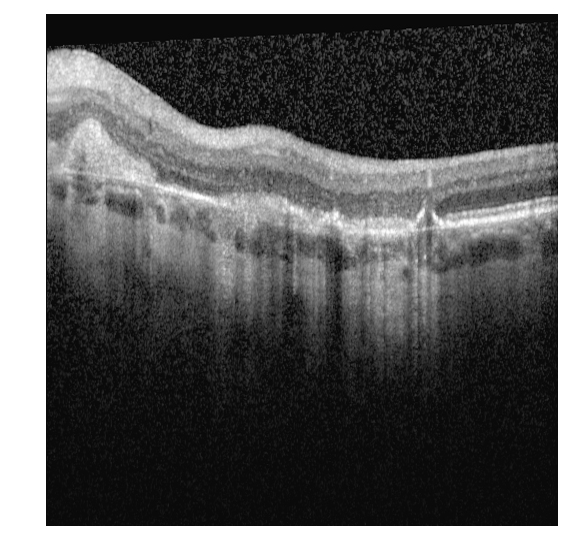
#> input picture Train-Data/NoSRF/input_0_1.png, 569 x 560 px; its folder holds only this picture in this run
$ python segmentation.py
#> lines starting #> are read from the running program, lines starting #| are printed output that depends on the picture; after the words box and inside, x2 and y2 are one past the last pixel; in counts of white or black regions, pixels touching at a corner belong together
### utils/image_preprocessing.py
import numpy as np
from skimage import color, restoration


def rm_white_frame(img):
    """Crops the image to remove outer white fram

    Args:
        img (RGB Image):

    Returns:
        RGB Image: cropped image
    """
    # create a negative (to invert the white frame into black, to fill with 0)
    img = 1 - img

    h, w, d = img.shape
    #left limit
    for i in range(w):
        if np.sum(img[:, i, :]) > 0:
            break
    #right limit
    for j in range(w - 1, 0, -1):
        if np.sum(img[:, j, :]) > 0:
            break

    #top limit
    for k in range(h):
        if np.sum(img[k, :, :]) > 0:
            break
    #bottom limit
    for l in range(h - 1, 0, -1):
        if np.sum(img[l, :, :]) > 0:
            break

    cropped = img[k:l + 1, i:j + 1, :].copy()
    #back to normal
    cropped = 1 - cropped

    return cropped


def preprocess(img):
    """Applies preprocessing steps to images

    Converts to grayscale, removes white frame, and applies nl means denoising

    Args:
        img (RGBA img):

    Returns:
        Gray Image: processed gray image
    """
    img = color.rgba2rgb(img)
    img = rm_white_frame(img)
    img = color.rgb2gray(img)
    img = restoration.denoise_nl_means(img)
    return img

### utils/get_img_paths.py
from pathlib import Path


def train_data(path_str='Train-Data'):
    """Returns a lists of healthy and srf image paths from training data folder

    Args:
        path_str (str, optional): path to folder containing SRF and NoSRF folders with images. Defaults to 'Train-Data'.

    Returns:
        ([Path], [Path]): tuple of two lists; each list containing paths for images
    """
    path = Path(path_str)
    return _get_healthy_data(path), _get_srf_data(path)


def _get_healthy_data(path):
    healthy_path = path / 'NoSRF'
    healthy_images = list(healthy_path.glob('*.png'))
    return healthy_images


def _get_srf_data(path):
    srf_path = path / 'SRF'
    srf_images = list(srf_path.glob('*.png'))
    return srf_images


# [12 lines left out: function test_data, not called in this run]

### utils/segmentation.py
from skimage import color
import matplotlib.pyplot as plt
import numpy as np
from sklearn import cluster
from tqdm import tqdm
from pathlib import Path

import image_preprocessing
import get_img_paths

def segmentation(gray_image, nclust=3):
    """Applies K-Means segmentation to gray image, returning segmented image and labels matrix

    The matrix contains labels in range(nclust) in the order of brightness

    Args:
        gray_image (Image Array): grayscale image
        nclust (int, optional): number of means to be used in K-means. Defaults to 3.

    Returns:
        (Img, Label_Array): Tuple of segmented image and label array
    """
    image = color.gray2rgb(gray_image)

    x, y, z = image.shape
    image_2d = image.reshape(x*y, z)
    image_2d.shape

    kmeans_cluster = cluster.KMeans(n_clusters=nclust)
    kmeans_cluster.fit(image_2d)
    cluster_centers = kmeans_cluster.cluster_centers_
    cluster_labels = kmeans_cluster.labels_
    segmented_img = cluster_centers[cluster_labels].reshape(x, y, z)
    cluster_labels_matrix = cluster_labels.reshape(x, y)

    # relabel the clusters such that 0 is darkest and nclust-1 is brightest
    sorted_labels = _sort_labels(segmented_img, cluster_labels_matrix)
    new_labels_matrix = np.zeros_like(cluster_labels_matrix)
    for i in range(nclust):
        new_labels_matrix[cluster_labels_matrix == sorted_labels[i]] = i
    cluster_labels_matrix = new_labels_matrix
    return segmented_img, cluster_labels_matrix

def _sort_labels(segmented_image, lables):
    """Returns a list of labels in the order of brightness

    Args:
        segmented_image (Image Array): Segmented Image
        lables (Array): Array of labels for each pixel

    Returns:
        [int]: List of labels in the order of brightness
    """
    label_brightness = []
    for lable in range(np.max(lables)+1):
        label_brightness.append(np.max(segmented_image[lables == lable]))
    sorted_labels = np.argsort(label_brightness)
    return sorted_labels

if __name__ == '__main__':
    # Script to run segmentation on all training images
    output_path = Path('segmentation_output')
    output_path.mkdir(exist_ok=True)
    healthy, srf = get_img_paths.train_data()

    nclust = 6

    healthy_output_path = output_path / 'NoSRF'
    healthy_output_path.mkdir(exist_ok=True)
    for img_path in tqdm(healthy):
        img = plt.imread(img_path)
#> img is the input picture: shape (560, 569, 4) float32; mean R, G, B, A 0.371, 0.371, 0.371, 1
        img = image_preprocessing.preprocess(img)
#> in rm_white_frame, `img = 1 - img`:
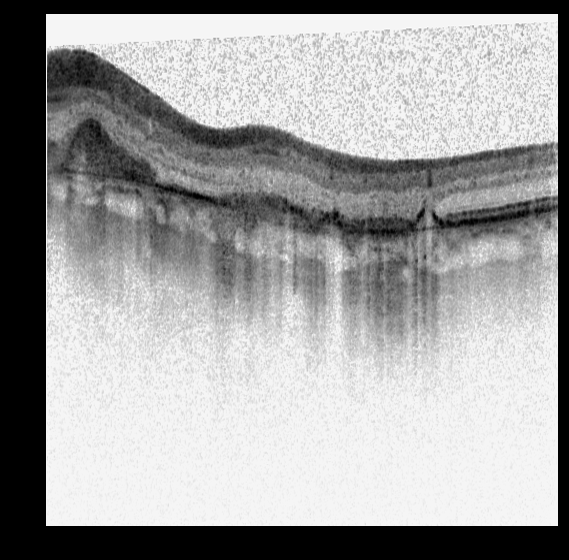
#> img: shape (560, 569, 3) float32; min 0, max 1, mean 0.63
#> in rm_white_frame, `cropped = img[k:l + 1, i:j + 1, :].copy()`:
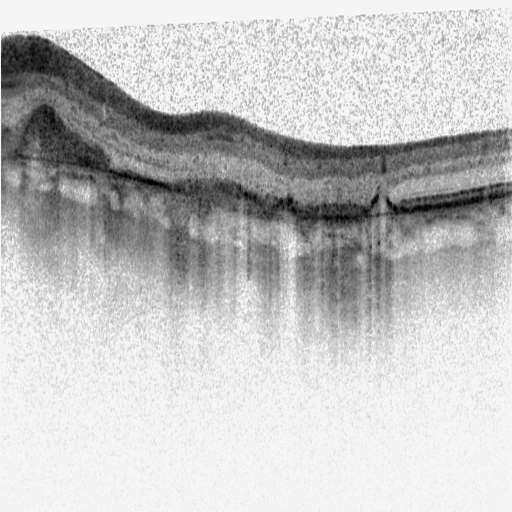
#> cropped: shape (512, 512, 3) float32; min 0, max 1, mean 0.765
#> in rm_white_frame, `cropped = 1 - cropped`:
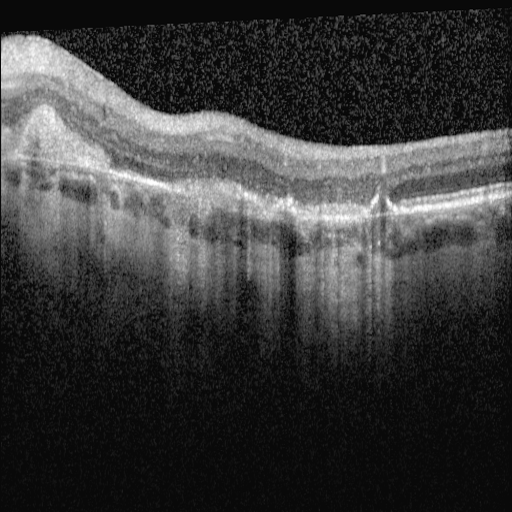
#> cropped: shape (512, 512, 3) float32; min 0, max 1, mean 0.235
#> in preprocess, `img = restoration.denoise_nl_means(img)`:
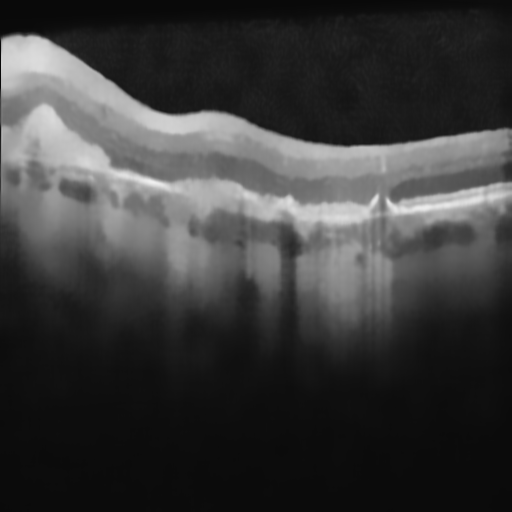
#> img: shape (512, 512) float32; min 0.0384, max 0.943, mean 0.234
        seg_img, cluster_labels = segmentation(img, nclust = nclust)
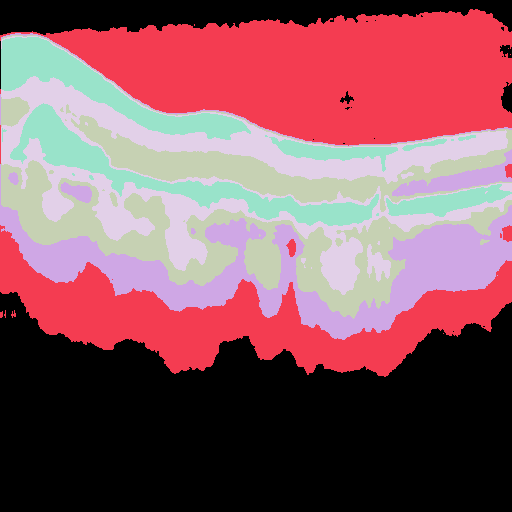
#> cluster_labels: shape (512, 512) int32; 6 distinct labels, from 0 to 5; one colour per label, 0 black
        # Uncomment one below if want segmented image or particular segment
        # modified = seg_img
        modified = cluster_labels == 1
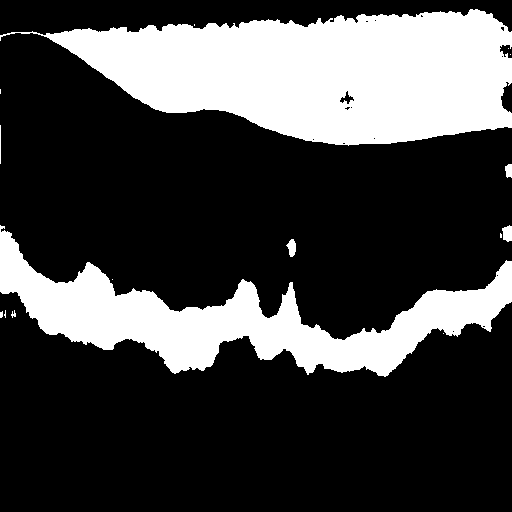
#> modified: shape (512, 512) bool; 26.8% white; 16 white regions (9 under 20 px), largest, box (x1, y1, x2, y2) and area: (0, 9, 512, 146) 43996, (0, 225, 512, 377) 25699, (502, 225, 512, 242) 133

        plt.subplot(1, 2, 1)
        plt.imshow(img, cmap='gray')
        plt.subplot(1, 2, 2)
        plt.imshow(modified, cmap='gray')
        plt.suptitle(img_path.name)
        plt.tight_layout()
        file_name = healthy_output_path / img_path.name
        plt.savefig(file_name, dpi=400, bbox_inches='tight')
        plt.close()

    srf_output_path = output_path / 'SRF'
    srf_output_path.mkdir(exist_ok=True)
    for img_path in tqdm(srf):
        img = plt.imread(img_path)
        img = image_preprocessing.preprocess(img)
        seg_img, cluster_labels = segmentation(img, nclust = nclust)
        # Uncomment one below if want segmented image or particular segment
        # modified = seg_img
        modified = cluster_labels == 1

        plt.subplot(1, 2, 1)
        plt.imshow(img, cmap='gray')
        plt.subplot(1, 2, 2)
        plt.imshow(modified, cmap='gray')
        plt.suptitle(img_path.name)
        plt.tight_layout()
        file_name = healthy_output_path / img_path.name
        plt.savefig(file_name, dpi=400, bbox_inches='tight')
        plt.close()

$ run again, on Train-Data/NoSRF/input_15_1.png
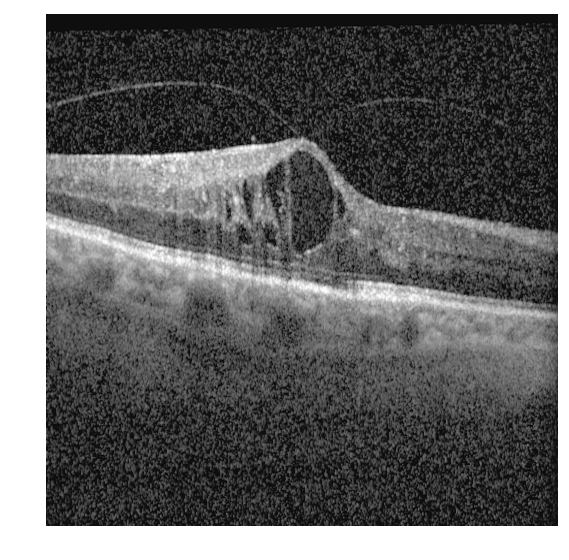
#> input picture Train-Data/NoSRF/input_15_1.png, 569 x 560 px
#> img is the input picture: shape (560, 569, 4) float32; mean R, G, B, A 0.409, 0.409, 0.409, 1
#> `seg_img, cluster_labels = segmentation(img, nclust = nclust)`:
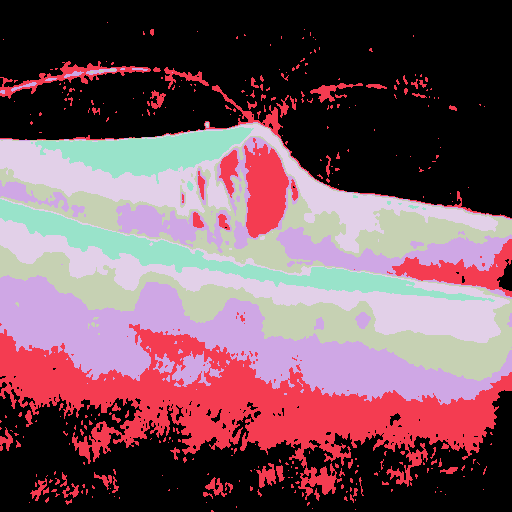
#> cluster_labels: shape (512, 512) int32; 6 distinct labels, from 0 to 5; one colour per label, 0 black
#> `modified = cluster_labels == 1`:
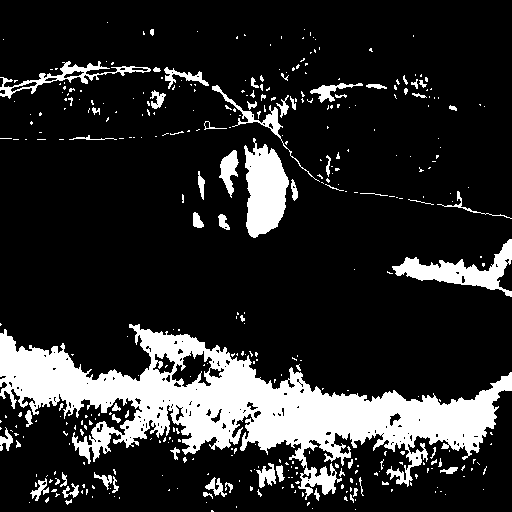
#> modified: shape (512, 512) bool; 16.8% white; 383 white regions (318 under 20 px), largest, box (x1, y1, x2, y2) and area: (0, 324, 512, 500) 30563, (244, 138, 289, 238) 3042, (392, 239, 512, 297) 2286

$ run again, on Train-Data/NoSRF/input_16_1.png
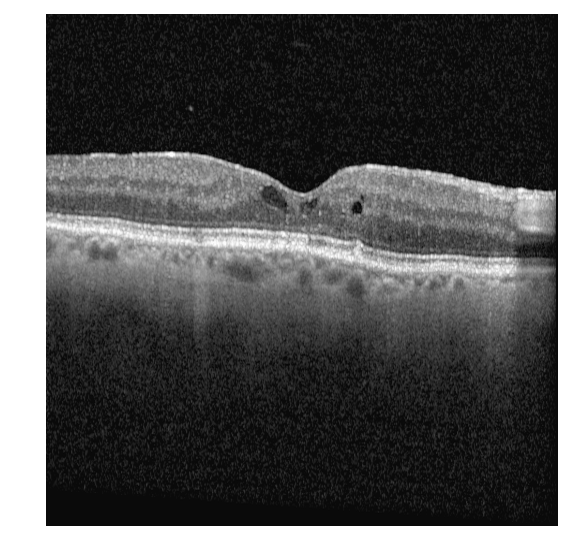
#> input picture Train-Data/NoSRF/input_16_1.png, 569 x 560 px
#> img is the input picture: shape (560, 569, 4) float32; mean R, G, B, A 0.345, 0.345, 0.345, 1
#> `seg_img, cluster_labels = segmentation(img, nclust = nclust)`:
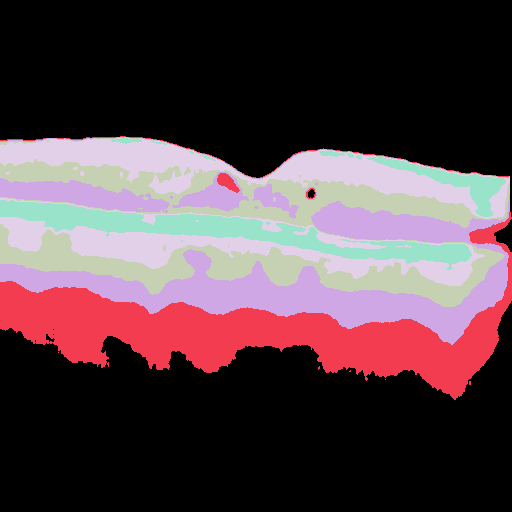
#> cluster_labels: shape (512, 512) int32; 6 distinct labels, from 0 to 5; one colour per label, 0 black
#> `modified = cluster_labels == 1`:
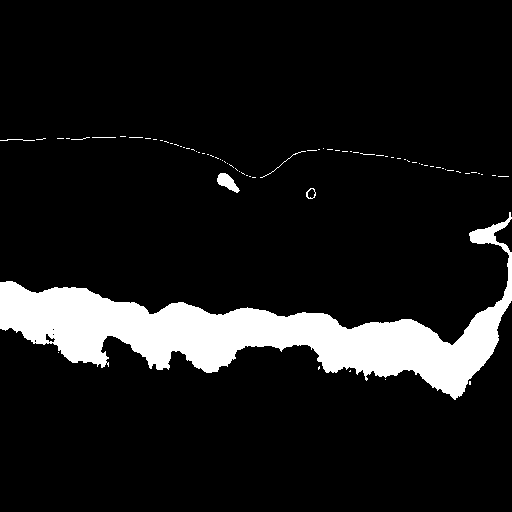
#> modified: shape (512, 512) bool; 10.3% white; 75 white regions (69 under 20 px), largest, box (x1, y1, x2, y2) and area: (0, 212, 512, 400) 26219, (217, 173, 240, 193) 240, (260, 151, 306, 178) 47, (306, 188, 316, 199) 41, (0, 139, 35, 141) 36, (92, 137, 116, 138) 24

$ run again, on Train-Data/NoSRF/input_17_1.png
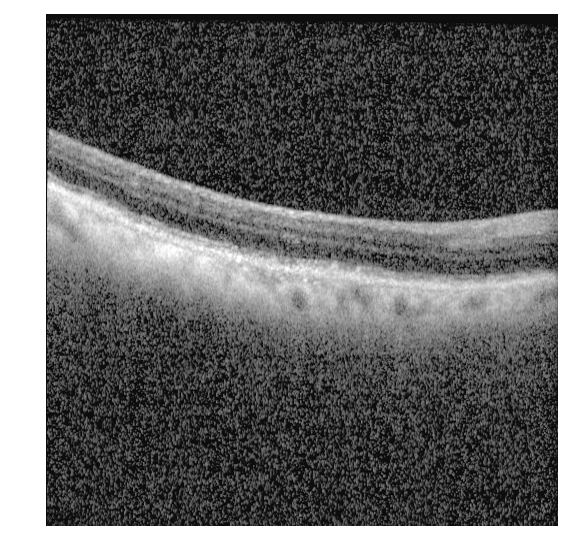
#> input picture Train-Data/NoSRF/input_17_1.png, 569 x 560 px
#> img is the input picture: shape (560, 569, 4) float32; mean R, G, B, A 0.42, 0.42, 0.42, 1
#> `seg_img, cluster_labels = segmentation(img, nclust = nclust)`:
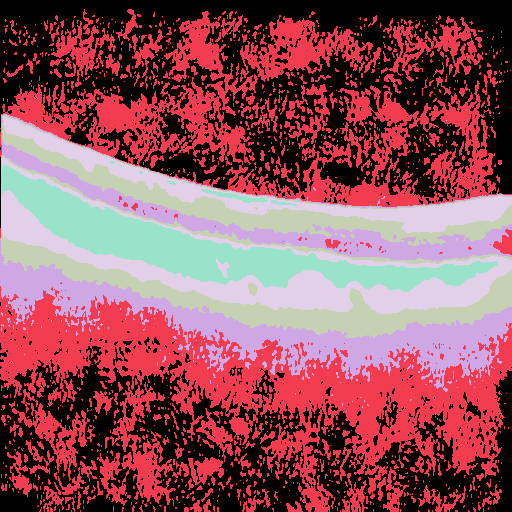
#> cluster_labels: shape (512, 512) int32; 6 distinct labels, from 0 to 5; one colour per label, 0 black
#> `modified = cluster_labels == 1`:
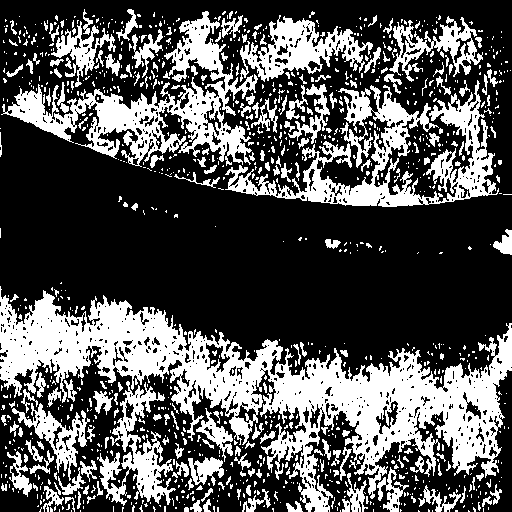
#> modified: shape (512, 512) bool; 33.3% white; 1083 white regions (879 under 20 px), largest, box (x1, y1, x2, y2) and area: (0, 286, 512, 512) 34856, (1, 11, 258, 167) 10630, (225, 80, 499, 207) 10408
